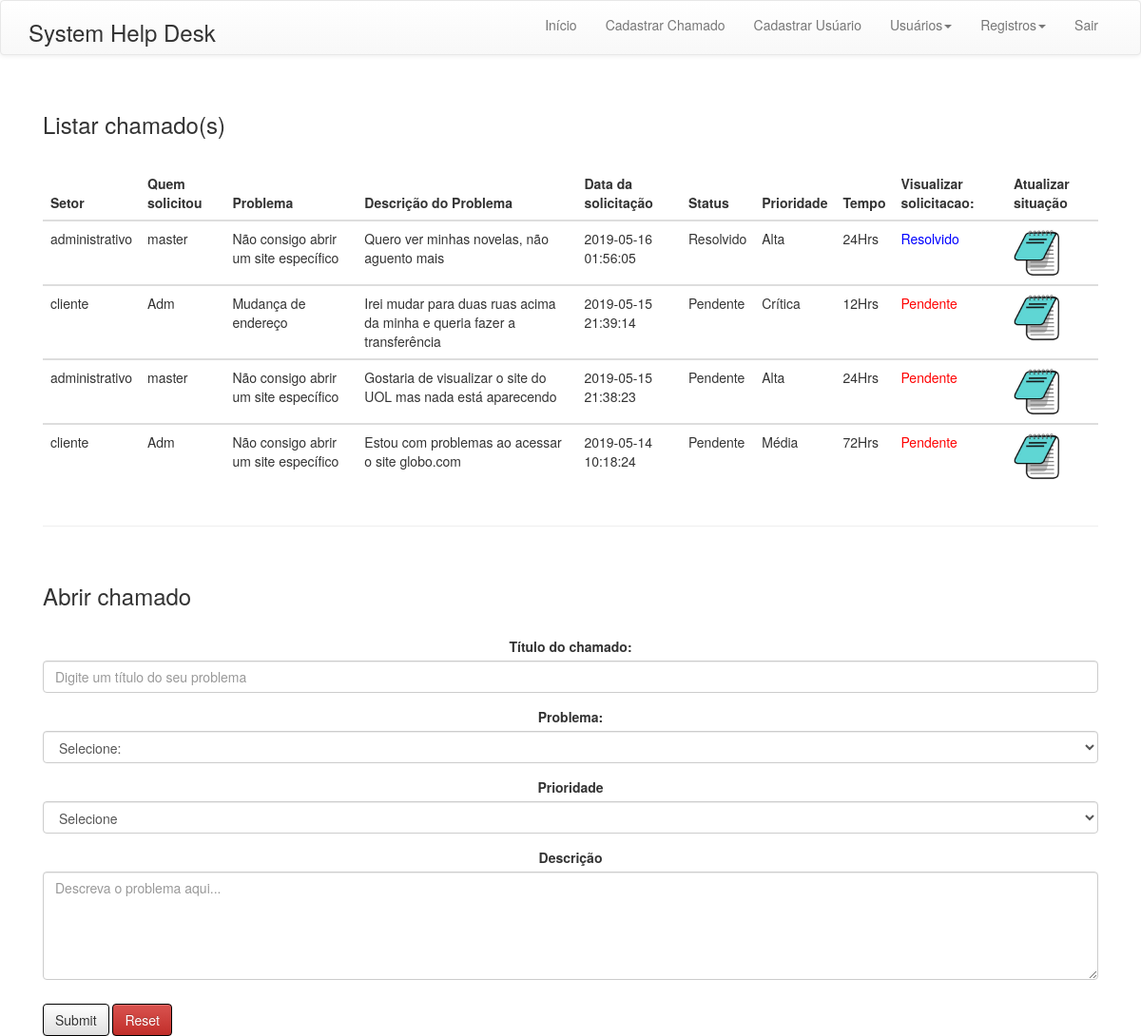
The page /homeusuario.php (signed in) on the database its author committed.
### tables this page shows
CREATE TABLE `chamados` (
  `idchamado` int(11) NOT NULL AUTO_INCREMENT,
  `idusuario` int(11) NOT NULL,
  `data` datetime NOT NULL,
  `setorcall` varchar(25) NOT NULL,
  `solicitacao` varchar(30) NOT NULL,
  `descricao` varchar(300) NOT NULL,
  `id_problema` int(11) NOT NULL,
  `status` varchar(10) NOT NULL,
  `data_resolvido` datetime DEFAULT NULL,
  `id_prioridade` int(11) NOT NULL,
  PRIMARY KEY (`idchamado`),
  KEY `fk_usuario` (`idusuario`),
  KEY `fk_prioridade` (`id_prioridade`),
  KEY `fk_problema` (`id_problema`),
  CONSTRAINT `fk_prioridade` FOREIGN KEY (`id_prioridade`) REFERENCES `prioridade` (`id`),
  CONSTRAINT `fk_problema` FOREIGN KEY (`id_problema`) REFERENCES `tbl_problema` (`id_problema`),
  CONSTRAINT `fk_usuario` FOREIGN KEY (`idusuario`) REFERENCES `usuario` (`idusuario`)
);

CREATE TABLE `tbl_problema` (
  `id_problema` int(11) NOT NULL AUTO_INCREMENT,
  `desc_problema` varchar(40) NOT NULL,
  PRIMARY KEY (`id_problema`)
);

CREATE TABLE `prioridade` (
  `id` int(11) NOT NULL AUTO_INCREMENT,
  `prioridade_desc` varchar(30) NOT NULL,
  `sla` int(11) NOT NULL,
  PRIMARY KEY (`id`)
);

### homeusuario.php (the view, shortened to what this page needs)
<?php
    $down='';
    include "include/banco.php";
    $login = isset($_COOKIE['usuario']) ? $_COOKIE['usuario'] : '';
    $query = "select idusuario, setor, primeira_vez from usuario where login = '$login' limit 1";
    $consulta = mysqli_query($con, $query);
    if($usuario = mysqli_fetch_assoc($consulta)){
        $id = $usuario['idusuario'];
        $vez = $usuario['primeira_vez'];
    }
    if($usuario['setor'] == 'cliente'){
        $query2 = "select A.idchamado, A.data, A.setorcall, A.solicitacao, A.descricao, B.desc_problema, A.status,C.prioridade_desc,C.sla from chamados as A  LEFT JOIN tbl_problema as B ON A.id_problema = B.id_problema LEFT JOIN prioridade as C ON A.id_prioridade =C.id where idusuario = '$id'";
    }else{
        $query2 = "select A.idchamado, A.data, A.setorcall, A.solicitacao, A.descricao, B.desc_problema, A.status,C.prioridade_desc,C.sla from chamados as A  LEFT JOIN tbl_problema as B ON A.id_problema = B.id_problema LEFT JOIN prioridade as C ON A.id_prioridade =C.id order by A.data DESC";
    }
    $cons = mysqli_query($con, $query2);
    $total = mysqli_num_rows($cons);
    include "include/header.php";
?>
	<section >
        <div onload="abrir" class="container <?php echo "$down"; ?> down ">
            <div class="col-xs-12 col-md-12">
                <br>
                <h3 class="ajust">Listar chamado(s)</h3>
                <br>
                <?php
                    if($total != 0){
                        echo "<div class='table-responsive'>";
                        echo "<table class='tab table table-hover'>
                                <thead>
                                    <tr class='back'>
                                        <th>Setor</th>
                                        <th>Quem solicitou</th>
                                        <th>Problema</th>
                                        <th>Descrição do Problema</th>
                                        <th>Data da solicitação</th>
                                        <th>Status</th>
                                        <th>Prioridade</th>
                                        <th>Tempo</th>
                                        <th>Visualizar solicitacao:</th>
                                        <th>Atualizar situação</th>
                                </tr>
                                </thead>";
                ?>
                <?php
                    while($quero = mysqli_fetch_array($cons)){
                        $idchamado = $quero['idchamado'];
                        echo "<tbody>
                                <tr>
                                <td>" .$quero['setorcall']. "</td>
                                <td>".$quero['solicitacao']."</td>
                                <td>".$quero['desc_problema']."</td>
                                <td>".$quero['descricao']."</td>
                                <td>" .$quero['data']. "</td>
                                <td>" .$quero['status']. "</td>
                                <td>" .$quero['prioridade_desc']. "</td>
                                <td>" .$quero['sla']. "Hrs</td>
                                <td>" ?>
                                        <?php if($quero['status'] == 'Pendente'){
                                            echo "<span style='color:red;'>Pendente</span>";
                                        ?>
                                        <?php
                                        } else {
                                            echo "<span style='color:blue;'>Resolvido</span>";
                                        }
                                        ?>
                    <?php
                        echo "</td>
                                <td>";
                    ?>
                        <a title="Visualizar detalhes" style="cursor: pointer;" data-toggle="modal"  data-target="#janela<?php echo "$idchamado"; ?>"><img width="50px" height="50px" src="img/descricao.jpg"/></a>
                    <?php
                        echo "</td>
                            </tr>
                        </tbody>";
                    }
                    ?>
                    <?php
                        echo "</table>";
                        echo "</div>";
                    }  ?>
                    <hr>
                <form action="chamado.php" method="post" name="chamado" id="chamado" oninput="ajustes(this)" >
                <br>
                <h3 class="ajust">Abrir chamado</h3>
                <br>
                    <div class="form-group text-center">
                        <label for="numaquina">Título do chamado:</label>
                        <input class="form-control" type="text" id="numaquina" name="numaquina" placeholder="Digite um título do seu problema" onkeyup="salto(this.name,this.value)" onkeypress="masc_phone(this)" required>
                    </div>
                	<div class="form-group text-center">
                        <label for="motivo" >Problema:</label>
                            <select name="motivo" id="motivo" class="form-control" required>
                                <option value="">Selecione: </option>
                            </select>
                    </div>
                    <div class="form-group text-center">
                        <label for="classificacao">Prioridade</label>
                        <select name="prioridade" id="prioridade" class="form-control" required>
                            <option value="">Selecione</option>
                        </select>
                    </div>
                    <div  class="form-group text-center">
                    	<label for="descricao">Descrição</label>
                    	<textarea class="form-control" id="descricao" maxlength="300" name="descricao" placeholder="Descreva o problema aqui..." rows="5" id="comment"></textarea>
                    </div>
                    <input type="submit" style="border: 1px solid black; margin-top: 10px;" class=" btn btn-default" name="">
                    <input style="border: 1px solid black; margin-top: 10px;" class="btn btn-danger" type="reset">
                </form>
            </div>
        </div>
    </section>
<?php
	include "include/footer.php";
?>

### rows shown on the page
chamados: setorcall "administrativo", solicitacao "master", id_problema.desc_problema "Não consigo abrir um site específico", descricao "Quero ver minhas novelas, não aguento mais", data "2019-05-16 01:56:05", status "Resolvido", id_prioridade.prioridade_desc "Alta", id_prioridade.sla "24"
chamados: setorcall "cliente", solicitacao "Adm", id_problema.desc_problema "Mudança de endereço", descricao "Irei mudar para duas ruas acima da minha e queria fazer a transferência", data "2019-05-15 21:39:14", status "Pendente", id_prioridade.prioridade_desc "Crítica", id_prioridade.sla "12"
chamados: setorcall "administrativo", solicitacao "master", id_problema.desc_problema "Não consigo abrir um site específico", descricao "Gostaria de visualizar o site do UOL mas nada está aparecendo", data "2019-05-15 21:38:23", status "Pendente", id_prioridade.prioridade_desc "Alta", id_prioridade.sla "24"
chamados: setorcall "cliente", solicitacao "Adm", id_problema.desc_problema "Não consigo abrir um site específico", descricao "Estou com problemas ao acessar o site globo.com", data "2019-05-14 10:18:24", status "Pendente", id_prioridade.prioridade_desc "Média", id_prioridade.sla "72"
